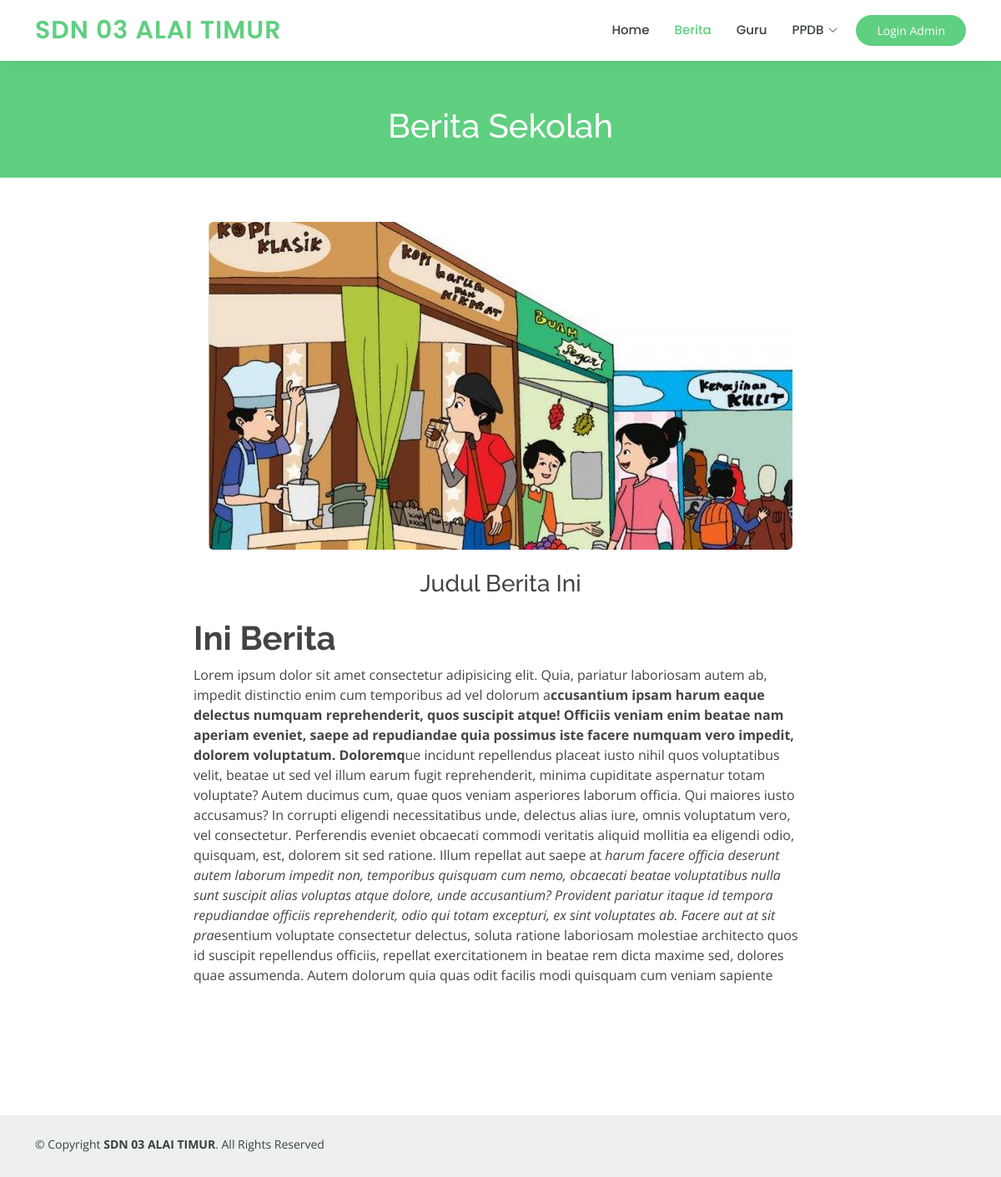
Page /main.php?p=detail_berita&id=judul-berita-ini-1689174683 on the committed database.
### tables this page shows
CREATE TABLE `berita` (
  `id_berita` int NOT NULL,
  `judul_berita` text NOT NULL,
  `slug_berita` varchar(256) NOT NULL,
  `isi_berita` text NOT NULL,
  `user_posting` int NOT NULL,
  `created_at` timestamp NOT NULL DEFAULT CURRENT_TIMESTAMP,
  `foto_berita` varchar(100) NOT NULL
);

### admin/control/helper.php (called while the page is built, shortened)
<?php
function select($c, $table, $opt = [])
{
  $select = array_key_exists('select', $opt) ? $opt['select'] : '*';
  $where = array_key_exists('where', $opt) ? ("WHERE " . $opt['where']) : '';
  $group = array_key_exists('group', $opt) ? ('GROUP BY ' . $opt['group']) : '';
  $order = array_key_exists('order', $opt) ? ('ORDER BY ' . $opt['order']) : '';
  $limit = array_key_exists('limit', $opt) ? ('LIMIT ' . $opt['limit']) : '';
  return $c->query("SELECT $select FROM $table $where $order $group $limit");
}

### detail_berita.php (the view, shortened to what this page needs)
<div class="breadcrumbs" data-aos="fade-in">
  <div class="container">
    <h1 class="mt-4">Berita Sekolah</h1>
  </div>
</div>
<section id="contact" class="contact">
  <div class="container" data-aos="fade-up">
    <div class="row mt-5 justify-content-center">
      <div class="col-lg-8 mt-5 mt-lg-0">
        <?php
        if (!isset($_GET['id'])) :
          echo "<script>window.location='./main.php?p=dashboard'</script>";
          return;
        else :
          $slug = $_GET['id'];
          $whereBerita = "slug_berita='$slug'";
          $queryBerita = select($c, 'berita', ['where' => $whereBerita]);
          if ($queryBerita->num_rows == 0) :
            echo "<script>alert('Berita tidak ditemukan')</script>";
            echo "<script>window.location='./main.php?p=dashboard'</script>";
            return;
          else :
            foreach ($queryBerita as $berita) :
        ?>
        <div class="text-center">
          <img class="img-fluid rounded" src="./admin/images/berita/<?= $berita['foto_berita'] ?>"
            alt="<?= $berita['judul_berita'] ?>">
        </div>
        <h3 class="text-center my-4"><?= $berita['judul_berita'] ?></h3>
        <div><?= $berita['isi_berita'] ?></div>
        <?php
            endforeach;
          endif;
        endif;
        ?>
      </div>
    </div>
  </div>
</section>

### assets/css/style.css (style rules this page uses)
body { font-family: "Open Sans", sans-serif; color: #444444; }
h1, h2, h3, h4, h5, h6 { font-family: "Raleway", sans-serif; }
section { padding: 60px 0; overflow: hidden; }
.breadcrumbs { margin-top: 73px; text-align: center; background: #5fcf80; padding: 30px 0; color: #fff; }
.contact { padding-top: 5px; }

### rows in the picture
berita: foto_berita (picture), judul_berita "Judul Berita Ini", isi_berita "Ini Berita Lorem ipsum dolor sit amet consectetur adipisicing elit. Quia, pariatur laboriosam autem ab, impedit distinctio enim cum temporibus ad vel dolorum a ccusantium ipsam harum eaque delectus numquam reprehenderit, quos suscipit atque! Officiis veniam enim beatae nam aperiam eveniet, saepe ad repudiandae quia possimus iste facere numquam vero impedit, dolorem voluptatum. Doloremq ue incidunt repellendus placeat iusto nihil quos voluptatibus velit, beatae ut sed vel illum earum fugit reprehenderit, minima cupiditate aspernatur totam voluptate? Autem ducimus cum, quae quos veniam asperiores laborum officia. Qui maiores iusto accusamus? In corrupti eligendi necessitatibus unde, delectus…"

### other values in the picture
$WEB_NAME "SDN 03 ALAI TIMUR"
